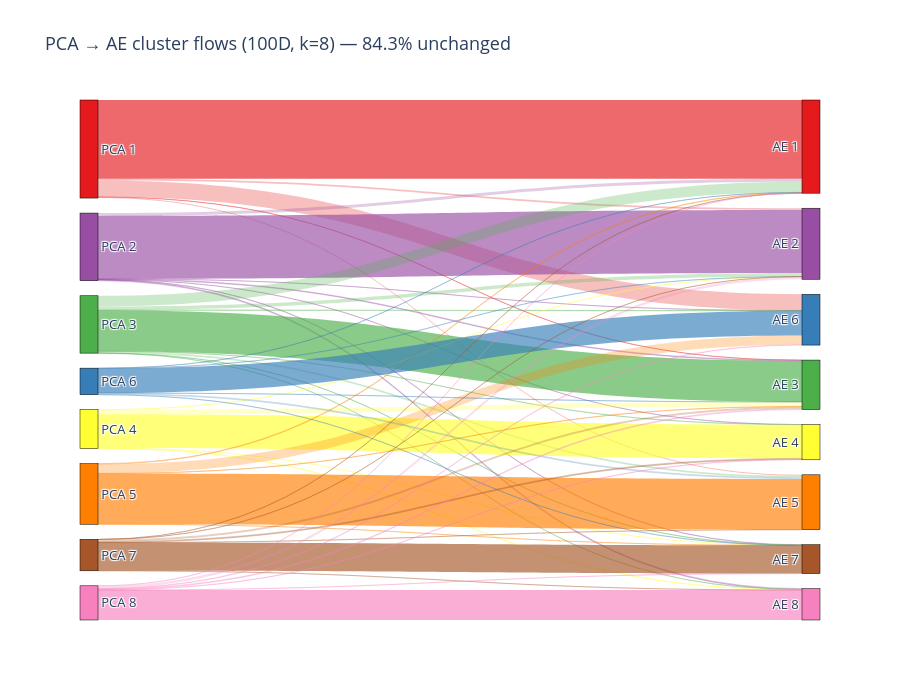

The notebook cell saved with this chart:
### Code cell
# Sankey diagram: PCA clusters (left) -> AE clusters (right).
# Flow width = number of OAs; diagonal flows (i -> i) are the OAs both methods agree on.
# `trans` has rows = PCA cluster, cols = AE cluster (see cell above).
import plotly.graph_objects as go

pal = palettes_to_plot['Set1_perm03']  # cluster_id -> hex

node_labels = [f"PCA {i}" for i in range(1, n_clusters + 1)] + \
              [f"AE {i}" for i in range(1, n_clusters + 1)]
node_colors = [pal[i] for i in range(1, n_clusters + 1)] * 2

def _hex_to_rgba(h, a):
    h = h.lstrip('#')
    r, g, b = int(h[0:2], 16), int(h[2:4], 16), int(h[4:6], 16)
    return f"rgba({r},{g},{b},{a})"

sources, targets, values, link_colors = [], [], [], []
for i in range(1, n_clusters + 1):          # PCA cluster (source, left)
    for j in range(1, n_clusters + 1):      # AE cluster (target, right)
        v = int(trans.loc[i, j])
        if v == 0:
            continue
        sources.append(i - 1)
        targets.append(n_clusters + (j - 1))
        values.append(v)
        # colour by source (PCA) cluster; agreements (i==j) more opaque than reclassifications
        link_colors.append(_hex_to_rgba(pal[i], 0.65 if i == j else 0.28))

fig = go.Figure(go.Sankey(
    arrangement='snap',
    node=dict(label=node_labels, color=node_colors, pad=15, thickness=18,
              line=dict(color='black', width=0.5)),
    link=dict(source=sources, target=targets, value=values, color=link_colors),
))
fig.update_layout(
    title_text=(f"PCA &#8594; AE cluster flows ({target_dim}D, k={n_clusters}) "
                f"&#8212; {pct_agree:.1f}% unchanged"),
    font=dict(size=13), width=900, height=700,
)

sankey_png = f"{output_dir}/pca_ae_sankey_{target_dim}d.png"
fig.write_html(f"{output_dir}/pca_ae_sankey_{target_dim}d.html")
try:
    fig.write_image(sankey_png, scale=2)  # static PNG needs kaleido + Chrome
    print(f"Saved Sankey to {sankey_png} and .html")
except Exception as e:
    print(f"Saved Sankey .html; static PNG export skipped ({type(e).__name__}: {e}).")
    print("  Run `plotly_get_chrome` in the venv to enable PNG export.")
fig.show()

### Figure 1 — Plotly figure (JSON) as saved in the notebook; plotly's stock layout.template omitted (floating-point values rounded to 4 significant figures)
{"data": [{"arrangement": "snap", "link": {"color": ["rgba(228,26,28,0.65)", "rgba(228,26,28,0.28)", "rgba(228,26,28,0.28)", "rgba(228,26,28,0.28)", "rgba(228,26,28,0.28)", "rgba(152,78,163,0.28)", "rgba(152,78,163,0.65)", "rgba(152,78,163,0.28)", "rgba(152,78,163,0.28)", "rgba(152,78,163,0.28)", "rgba(152,78,163,0.28)", "rgba(152,78,163,0.28)", "rgba(77,175,74,0.28)", "rgba(77,175,74,0.28)", "rgba(77,175,74,0.65)", "rgba(77,175,74,0.28)", "rgba(77,175,74,0.28)", "rgba(77,175,74,0.28)", "rgba(77,175,74,0.28)", "rgba(77,175,74,0.28)", "rgba(255,255,51,0.28)", "rgba(255,255,51,0.28)", "rgba(255,255,51,0.65)", "rgba(255,255,51,0.28)", "rgba(255,255,51,0.28)", "rgba(255,127,0,0.28)", "rgba(255,127,0,0.28)", "rgba(255,127,0,0.65)", "rgba(255,127,0,0.28)", "rgba(255,127,0,0.28)", "rgba(55,126,184,0.28)", "rgba(55,126,184,0.28)", "rgba(55,126,184,0.28)", "rgba(55,126,184,0.28)", "rgba(55,126,184,0.65)", "rgba(55,126,184,0.28)", "rgba(166,86,40,0.28)", "rgba(166,86,40,0.28)", "rgba(166,86,40,0.28)", "rgba(166,86,40,0.28)", "rgba(166,86,40,0.28)", "rgba(166,86,40,0.65)", "rgba(166,86,40,0.28)", "rgba(247,129,191,0.28)", "rgba(247,129,191,0.28)", "rgba(247,129,191,0.28)", "rgba(247,129,191,0.28)", "rgba(247,129,191,0.28)", "rgba(247,129,191,0.28)", "rgba(247,129,191,0.65)"], "source": [0, 0, 0, 0, 0, 1, 1, 1, 1, 1, 1, 1, 2, 2, 2, 2, 2, 2, 2, 2, 3, 3, 3, 3, 3, 4, 4, 4, 4, 4, 5, 5, 5, 5, 5, 5, 6, 6, 6, 6, 6, 6, 6, 7, 7, 7, 7, 7, 7, 7], "target": [8, 9, 10, 12, 13, 8, 9, 10, 11, 13, 14, 15, 8, 9, 10, 11, 12, 13, 14, 15, 9, 10, 11, 14, 15, 8, 10, 12, 13, 14, 8, 9, 10, 12, 13, 14, 8, 9, 10, 11, 12, 14, 15, 8, 9, 10, 11, 13, 14, 15], "value": [35824, 865, 70, 474, 7398, 1331, 28580, 333, 5, 4, 137, 417, 4844, 1622, 18650, 21, 731, 146, 101, 4, 1, 2033, 15379, 54, 235, 288, 124, 23054, 4139, 27, 76, 47, 11, 724, 11233, 2, 51, 50, 925, 455, 18, 12817, 14, 8, 1181, 382, 174, 200, 6, 13615]}, "node": {"color": ["#e41a1c", "#984ea3", "#4daf4a", "#ffff33", "#ff7f00", "#377eb8", "#a65628", "#f781bf", "#e41a1c", "#984ea3", "#4daf4a", "#ffff33", "#ff7f00", "#377eb8", "#a65628", "#f781bf"], "label": ["PCA 1", "PCA 2", "PCA 3", "PCA 4", "PCA 5", "PCA 6", "PCA 7", "PCA 8", "AE 1", "AE 2", "AE 3", "AE 4", "AE 5", "AE 6", "AE 7", "AE 8"], "line": {"color": "black", "width": 0.5}, "pad": 15, "thickness": 18}, "type": "sankey"}], "layout": {"font": {"size": 13}, "height": 700, "title": {"text": "PCA &#8594; AE cluster flows (100D, k=8) &#8212; 84.3% unchanged"}, "width": 900}}
